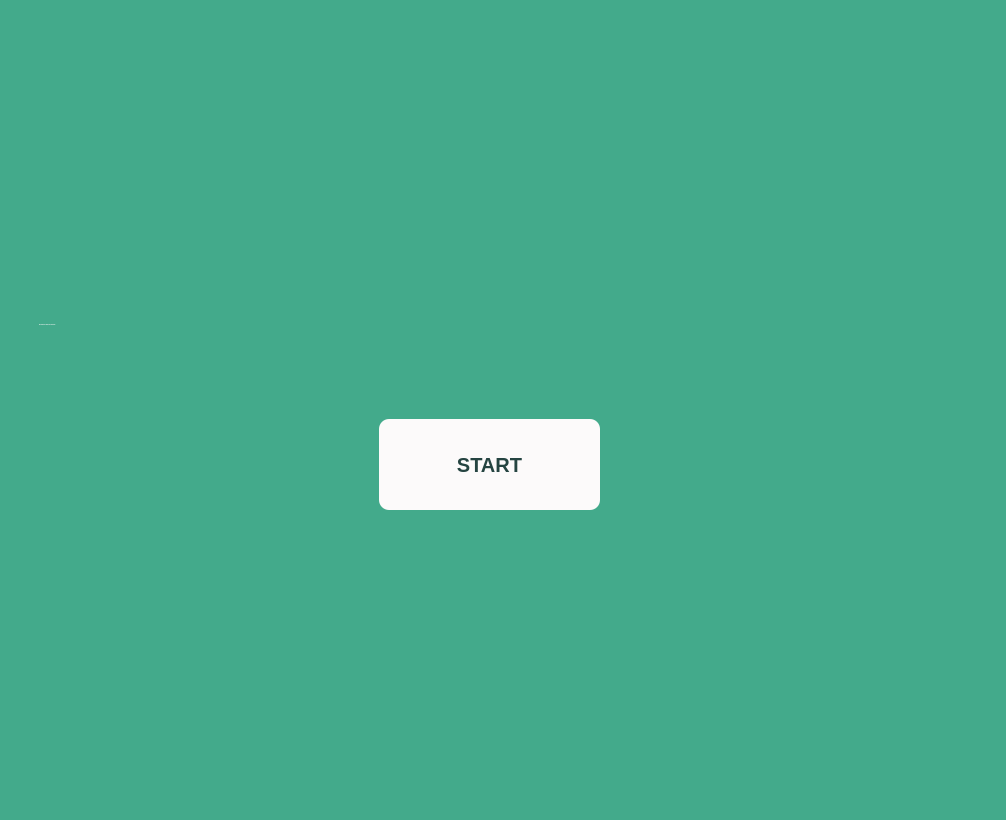
<?xml version="1.0" encoding="UTF-8"?>
<ui version="4.0">
 <class>MainWindow</class>
 <widget class="QMainWindow" name="MainWindow">
  <property name="geometry">
   <rect>
    <x>0</x>
    <y>0</y>
    <width>1006</width>
    <height>820</height>
   </rect>
  </property>
  <property name="windowTitle">
   <string>MainWindow</string>
  </property>
  <widget class="QWidget" name="centralwidget">
   <widget class="QStackedWidget" name="stackedWidget">
    <property name="geometry">
     <rect>
      <x>-1</x>
      <y>-1</y>
      <width>1011</width>
      <height>841</height>
     </rect>
    </property>
    <property name="minimumSize">
     <size>
      <width>0</width>
      <height>721</height>
     </size>
    </property>
    <property name="styleSheet">
     <string notr="true">background-color: rgb(67, 170, 139);</string>
    </property>
    <property name="currentIndex">
     <number>0</number>
    </property>
    <widget class="QWidget" name="page">
     <widget class="QLabel" name="label">
      <property name="geometry">
       <rect>
        <x>40</x>
        <y>250</y>
        <width>941</width>
        <height>151</height>
       </rect>
      </property>
      <property name="font">
       <font>
        <family>Century Gothic</family>
        <pointsize>-1</pointsize>
        <weight>75</weight>
        <italic>false</italic>
        <bold>true</bold>
       </font>
      </property>
      <property name="cursor">
       <cursorShape>ArrowCursor</cursorShape>
      </property>
      <property name="styleSheet">
       <string notr="true">color:rgb(252, 250, 250);
font: 60px &quot;Century Gothic&quot;;
font-weight:bold;</string>
      </property>
      <property name="text">
       <string>WELCOME TO ENGLISH STUDYING</string>
      </property>
     </widget>
     <widget class="QPushButton" name="buttonStart">
      <property name="geometry">
       <rect>
        <x>380</x>
        <y>420</y>
        <width>221</width>
        <height>91</height>
       </rect>
      </property>
      <property name="font">
       <font>
        <pointsize>-1</pointsize>
        <weight>75</weight>
        <bold>true</bold>
       </font>
      </property>
      <property name="styleSheet">
       <string notr="true">QPushButton{
background-color: rgb(252, 250, 250);
color:rgb(37, 68, 65);
font-weight:bold;
font-size:20px;
border-radius:10px;
}
QPushButton:hover{
background-color: rgb(112, 86, 109);
color:rgb(252, 250, 250);
}</string>
      </property>
      <property name="text">
       <string>START</string>
      </property>
     </widget>
    </widget>
    <widget class="QWidget" name="page_2">
     <widget class="QLineEdit" name="time_test">
      <property name="geometry">
       <rect>
        <x>650</x>
        <y>200</y>
        <width>121</width>
        <height>101</height>
       </rect>
      </property>
      <property name="styleSheet">
       <string notr="true">background-color: rgb(252, 250, 250);
font-size: 35px;
border-radius:10px;</string>
      </property>
      <property name="alignment">
       <set>Qt::AlignCenter</set>
      </property>
      <property name="placeholderText">
       <string>60</string>
      </property>
     </widget>
     <widget class="QLabel" name="label_2">
      <property name="geometry">
       <rect>
        <x>210</x>
        <y>200</y>
        <width>391</width>
        <height>101</height>
       </rect>
      </property>
      <property name="styleSheet">
       <string notr="true">color:rgb(252, 250, 250);
font-size:30px;
font-family: Century Gothic;
font-weight:bold;
background-color: none;</string>
      </property>
      <property name="text">
       <string>Determine the test time (max is 90 sekonds)</string>
      </property>
      <property name="wordWrap">
       <bool>true</bool>
      </property>
     </widget>
     <widget class="QLabel" name="label_3">
      <property name="geometry">
       <rect>
        <x>110</x>
        <y>70</y>
        <width>791</width>
        <height>661</height>
       </rect>
      </property>
      <property name="styleSheet">
       <string notr="true">background-color: rgb(37, 68, 65);
border-radius: 10px;</string>
      </property>
      <property name="text">
       <string/>
      </property>
     </widget>
     <widget class="QLabel" name="label_4">
      <property name="geometry">
       <rect>
        <x>210</x>
        <y>430</y>
        <width>391</width>
        <height>101</height>
       </rect>
      </property>
      <property name="styleSheet">
       <string notr="true">color:rgb(252, 250, 250);
font-size:30px;
font-family: Century Gothic;
font-weight:bold;
background-color: none;</string>
      </property>
      <property name="text">
       <string>Determine the number of cards (max is 10)</string>
      </property>
      <property name="wordWrap">
       <bool>true</bool>
      </property>
     </widget>
     <widget class="QLineEdit" name="card_number">
      <property name="geometry">
       <rect>
        <x>650</x>
        <y>440</y>
        <width>121</width>
        <height>101</height>
       </rect>
      </property>
      <property name="styleSheet">
       <string notr="true">background-color: rgb(252, 250, 250);
font-size: 35px;
border-radius:10px;</string>
      </property>
      <property name="alignment">
       <set>Qt::AlignCenter</set>
      </property>
      <property name="placeholderText">
       <string>5</string>
      </property>
     </widget>
     <widget class="QLabel" name="label_5">
      <property name="geometry">
       <rect>
        <x>140</x>
        <y>80</y>
        <width>741</width>
        <height>101</height>
       </rect>
      </property>
      <property name="styleSheet">
       <string notr="true">color:rgb(252, 250, 250);
font-size:45px;
font-family: Century Gothic;
font-weight:bold;
background-color: none;</string>
      </property>
      <property name="text">
       <string>Set time test and number of cards</string>
      </property>
      <property name="wordWrap">
       <bool>true</bool>
      </property>
     </widget>
     <widget class="QPushButton" name="btOk">
      <property name="geometry">
       <rect>
        <x>430</x>
        <y>600</y>
        <width>161</width>
        <height>61</height>
       </rect>
      </property>
      <property name="styleSheet">
       <string notr="true">QPushButton{
background-color: rgb(255, 111, 89);
font: 20pt &quot;Century Gothic&quot;;
font-weight: bold;
color:rgb(252, 250, 250);
border-radius:10px;
}
QPushButton:hover{
background-color: rgb(150, 51, 51);
}</string>
      </property>
      <property name="text">
       <string>OK</string>
      </property>
     </widget>
     <zorder>label_3</zorder>
     <zorder>time_test</zorder>
     <zorder>label_2</zorder>
     <zorder>label_4</zorder>
     <zorder>card_number</zorder>
     <zorder>label_5</zorder>
     <zorder>btOk</zorder>
    </widget>
    <widget class="QWidget" name="page_3">
     <widget class="QPushButton" name="word_1">
      <property name="geometry">
       <rect>
        <x>650</x>
        <y>30</y>
        <width>93</width>
        <height>28</height>
       </rect>
      </property>
      <property name="text">
       <string>PushButton</string>
      </property>
     </widget>
     <widget class="QPushButton" name="translate_1">
      <property name="geometry">
       <rect>
        <x>850</x>
        <y>460</y>
        <width>93</width>
        <height>28</height>
       </rect>
      </property>
      <property name="text">
       <string>PushButton</string>
      </property>
     </widget>
     <widget class="QPushButton" name="word_6">
      <property name="geometry">
       <rect>
        <x>650</x>
        <y>100</y>
        <width>93</width>
        <height>28</height>
       </rect>
      </property>
      <property name="text">
       <string>PushButton</string>
      </property>
     </widget>
     <widget class="QPushButton" name="translate_5">
      <property name="geometry">
       <rect>
        <x>850</x>
        <y>250</y>
        <width>93</width>
        <height>28</height>
       </rect>
      </property>
      <property name="text">
       <string>PushButton</string>
      </property>
     </widget>
     <widget class="QPushButton" name="word_7">
      <property name="geometry">
       <rect>
        <x>650</x>
        <y>250</y>
        <width>93</width>
        <height>28</height>
       </rect>
      </property>
      <property name="text">
       <string>PushButton</string>
      </property>
     </widget>
     <widget class="QPushButton" name="translate_8">
      <property name="geometry">
       <rect>
        <x>850</x>
        <y>600</y>
        <width>93</width>
        <height>28</height>
       </rect>
      </property>
      <property name="text">
       <string>PushButton</string>
      </property>
     </widget>
     <widget class="QPushButton" name="word_8">
      <property name="geometry">
       <rect>
        <x>650</x>
        <y>170</y>
        <width>93</width>
        <height>28</height>
       </rect>
      </property>
      <property name="text">
       <string>PushButton</string>
      </property>
     </widget>
     <widget class="QPushButton" name="translate_9">
      <property name="geometry">
       <rect>
        <x>850</x>
        <y>100</y>
        <width>93</width>
        <height>28</height>
       </rect>
      </property>
      <property name="text">
       <string>PushButton</string>
      </property>
     </widget>
     <widget class="QPushButton" name="word_9">
      <property name="geometry">
       <rect>
        <x>650</x>
        <y>320</y>
        <width>93</width>
        <height>28</height>
       </rect>
      </property>
      <property name="text">
       <string>PushButton</string>
      </property>
     </widget>
     <widget class="QPushButton" name="translate_4">
      <property name="geometry">
       <rect>
        <x>850</x>
        <y>320</y>
        <width>93</width>
        <height>28</height>
       </rect>
      </property>
      <property name="text">
       <string>PushButton</string>
      </property>
     </widget>
     <widget class="QPushButton" name="word_2">
      <property name="geometry">
       <rect>
        <x>650</x>
        <y>390</y>
        <width>93</width>
        <height>28</height>
       </rect>
      </property>
      <property name="text">
       <string>PushButton</string>
      </property>
     </widget>
     <widget class="QPushButton" name="translate_2">
      <property name="geometry">
       <rect>
        <x>850</x>
        <y>30</y>
        <width>93</width>
        <height>28</height>
       </rect>
      </property>
      <property name="text">
       <string>PushButton</string>
      </property>
     </widget>
     <widget class="QPushButton" name="word_4">
      <property name="geometry">
       <rect>
        <x>650</x>
        <y>670</y>
        <width>93</width>
        <height>28</height>
       </rect>
      </property>
      <property name="text">
       <string>PushButton</string>
      </property>
     </widget>
     <widget class="QPushButton" name="translate_7">
      <property name="geometry">
       <rect>
        <x>860</x>
        <y>390</y>
        <width>93</width>
        <height>28</height>
       </rect>
      </property>
      <property name="text">
       <string>PushButton</string>
      </property>
     </widget>
     <widget class="QPushButton" name="word_5">
      <property name="geometry">
       <rect>
        <x>650</x>
        <y>460</y>
        <width>93</width>
        <height>28</height>
       </rect>
      </property>
      <property name="text">
       <string>PushButton</string>
      </property>
     </widget>
     <widget class="QPushButton" name="translate_6">
      <property name="geometry">
       <rect>
        <x>850</x>
        <y>670</y>
        <width>93</width>
        <height>28</height>
       </rect>
      </property>
      <property name="text">
       <string>PushButton</string>
      </property>
     </widget>
     <widget class="QPushButton" name="word_10">
      <property name="geometry">
       <rect>
        <x>650</x>
        <y>600</y>
        <width>93</width>
        <height>28</height>
       </rect>
      </property>
      <property name="text">
       <string>PushButton</string>
      </property>
     </widget>
     <widget class="QPushButton" name="translate_3">
      <property name="geometry">
       <rect>
        <x>850</x>
        <y>170</y>
        <width>93</width>
        <height>28</height>
       </rect>
      </property>
      <property name="text">
       <string>PushButton</string>
      </property>
     </widget>
     <widget class="QPushButton" name="word_3">
      <property name="geometry">
       <rect>
        <x>650</x>
        <y>530</y>
        <width>93</width>
        <height>28</height>
       </rect>
      </property>
      <property name="text">
       <string>PushButton</string>
      </property>
     </widget>
     <widget class="QPushButton" name="translate_10">
      <property name="geometry">
       <rect>
        <x>850</x>
        <y>530</y>
        <width>93</width>
        <height>28</height>
       </rect>
      </property>
      <property name="text">
       <string>PushButton</string>
      </property>
     </widget>
     <widget class="QPushButton" name="check">
      <property name="geometry">
       <rect>
        <x>640</x>
        <y>350</y>
        <width>321</width>
        <height>111</height>
       </rect>
      </property>
      <property name="text">
       <string>PushButton</string>
      </property>
      <property name="checkable">
       <bool>false</bool>
      </property>
     </widget>
     <widget class="QPushButton" name="import_card">
      <property name="geometry">
       <rect>
        <x>270</x>
        <y>710</y>
        <width>201</width>
        <height>41</height>
       </rect>
      </property>
      <property name="styleSheet">
       <string notr="true">QPushButton{
background-color: rgb(252, 250, 250);
color:rgb(37, 68, 65);
font-weight:bold;
font-size:20px;
border-radius:10px;
}
QPushButton:hover{
background-color: rgb(112, 86, 109);
color:rgb(252, 250, 250);
}</string>
      </property>
      <property name="text">
       <string>Import new card</string>
      </property>
     </widget>
     <widget class="QPushButton" name="define_card">
      <property name="geometry">
       <rect>
        <x>20</x>
        <y>710</y>
        <width>201</width>
        <height>41</height>
       </rect>
      </property>
      <property name="styleSheet">
       <string notr="true">QPushButton{
background-color: rgb(252, 250, 250);
color:rgb(37, 68, 65);
font-weight:bold;
font-size:20px;
border-radius:10px;
}
QPushButton:hover{
background-color: rgb(112, 86, 109);
color:rgb(252, 250, 250);
}</string>
      </property>
      <property name="text">
       <string>Export new card</string>
      </property>
     </widget>
     <widget class="QLineEdit" name="new_word">
      <property name="geometry">
       <rect>
        <x>20</x>
        <y>611</y>
        <width>201</width>
        <height>41</height>
       </rect>
      </property>
      <property name="styleSheet">
       <string notr="true">background-color: rgb(252, 250, 250);
font-size: 20px;
border-radius:10px;</string>
      </property>
      <property name="alignment">
       <set>Qt::AlignCenter</set>
      </property>
      <property name="placeholderText">
       <string>New word</string>
      </property>
     </widget>
     <widget class="QLineEdit" name="new_translate">
      <property name="geometry">
       <rect>
        <x>20</x>
        <y>661</y>
        <width>201</width>
        <height>41</height>
       </rect>
      </property>
      <property name="styleSheet">
       <string notr="true">background-color: rgb(252, 250, 250);
font-size: 20px;
border-radius:10px;</string>
      </property>
      <property name="alignment">
       <set>Qt::AlignCenter</set>
      </property>
      <property name="placeholderText">
       <string>New translate</string>
      </property>
     </widget>
     <zorder>check</zorder>
     <zorder>word_1</zorder>
     <zorder>translate_1</zorder>
     <zorder>word_6</zorder>
     <zorder>translate_5</zorder>
     <zorder>word_7</zorder>
     <zorder>translate_8</zorder>
     <zorder>word_8</zorder>
     <zorder>translate_9</zorder>
     <zorder>word_9</zorder>
     <zorder>translate_4</zorder>
     <zorder>word_2</zorder>
     <zorder>translate_2</zorder>
     <zorder>word_4</zorder>
     <zorder>translate_7</zorder>
     <zorder>word_5</zorder>
     <zorder>translate_6</zorder>
     <zorder>word_10</zorder>
     <zorder>translate_3</zorder>
     <zorder>word_3</zorder>
     <zorder>translate_10</zorder>
     <zorder>import_card</zorder>
     <zorder>define_card</zorder>
     <zorder>new_word</zorder>
     <zorder>new_translate</zorder>
    </widget>
   </widget>
  </widget>
 </widget>
 <resources/>
 <connections/>
</ui>
